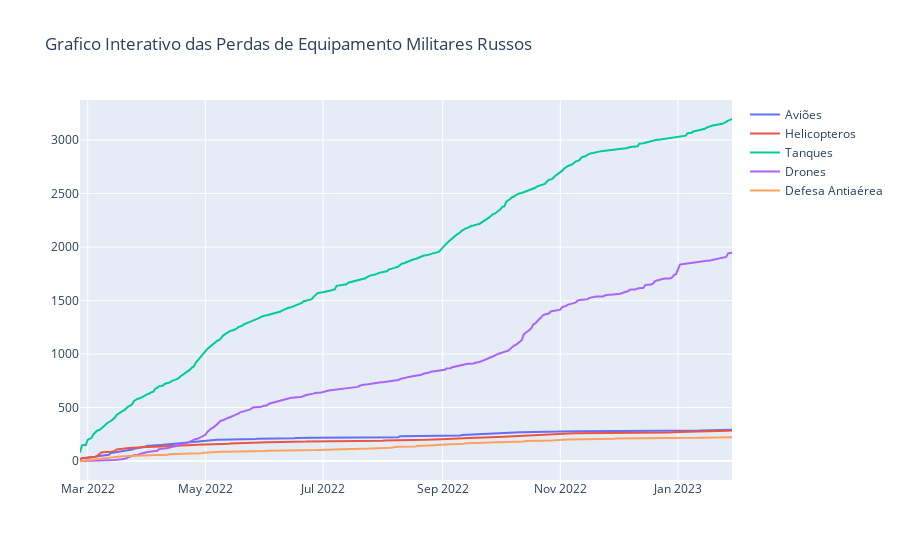

The notebook cell saved with this chart:
### Code cell
fig = go.Figure()
fig.add_trace(go.Scatter(x=df['date'], y=df['aircraft'], name='Aviões'))
fig.add_trace(go.Scatter(x=df['date'], y=df['helicopter'], name='Helicopteros'))
fig.add_trace(go.Scatter(x=df['date'], y=df['tank'], name='Tanques'))
fig.add_trace(go.Scatter(x=df['date'], y=df['drone'], name='Drones'))
fig.add_trace(go.Scatter(x=df['date'], y=df['anti-aircraft warfare'], name='Defesa Antiaérea'))

fig.update_layout(title='Grafico Interativo das Perdas de Equipamento Militares Russos')

### Figure 1 — Plotly figure (JSON) as saved in the notebook; plotly's stock layout.template omitted (floating-point values rounded to 4 significant figures; data arrays with more than 128 entries replaced by an {"elided": "..."} marker saying what was removed)
{"data": [{"name": "Aviões", "type": "scatter", "x": {"elided": "339 str values"}, "y": {"elided": "339 int values"}}, {"name": "Helicopteros", "type": "scatter", "x": {"elided": "339 str values"}, "y": {"elided": "339 int values"}}, {"name": "Tanques", "type": "scatter", "x": {"elided": "339 str values"}, "y": {"elided": "339 int values"}}, {"name": "Drones", "type": "scatter", "x": {"elided": "339 str values"}, "y": {"elided": "339 int values"}}, {"name": "Defesa Antiaérea", "type": "scatter", "x": {"elided": "339 str values"}, "y": {"elided": "339 int values"}}], "layout": {"title": {"text": "Grafico Interativo das Perdas de Equipamento Militares Russos"}}}
